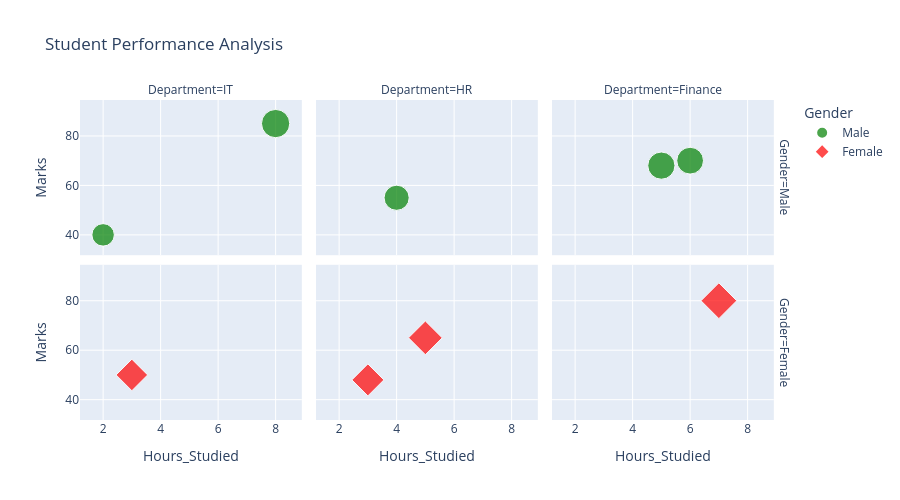

Here is the notebook cell this chart was saved with:
### Code cell
import pandas as pd
import plotly.express as px

data = {
    "Hours_Studied": [2,3,4,5,6,7,8,3,5],
    "Marks": [40,50,55,65,70,80,85,48,68],
    "Gender": ["Male","Female","Male","Female","Male","Female","Male",
               "Female","Male"],
    "Attendance": [60,70,75,80,85,90,95,72,88],
    "Department": ["IT","IT","HR","HR","Finance","Finance","IT","HR","Finance"]
}

df = pd.DataFrame(data)
fig = px.scatter(
    df,
    x="Hours_Studied",
    y="Marks",
    width=900,
    height=500,
    title="Student Performance Analysis",
    color="Gender",                 # grouping by color
    size="Attendance",              # bubble size
    color_discrete_map={
        "Male": "green",
        "Female": "red"
    },
    
    color_discrete_sequence=["blue","red"],
    symbol="Gender",                # different marker shapes
    facet_col="Department",         # separate charts by column
    facet_row="Gender"              # separate charts by row
)

fig.show()

### Figure 1 — Plotly figure (JSON) as saved in the notebook; plotly's stock layout.template omitted (floating-point values rounded to 4 significant figures)
{"data": [{"hovertemplate": "Gender=Male<br>Department=IT<br>Hours_Studied=%{x}<br>Marks=%{y}<br>Attendance=%{marker.size}<extra></extra>", "legendgroup": "Male", "marker": {"color": "green", "size": [60, 95], "sizemode": "area", "sizeref": 0.2375, "symbol": "circle"}, "mode": "markers", "name": "Male", "orientation": "v", "showlegend": true, "type": "scatter", "x": [2, 8], "xaxis": "x4", "y": [40, 85], "yaxis": "y4"}, {"hovertemplate": "Gender=Male<br>Department=HR<br>Hours_Studied=%{x}<br>Marks=%{y}<br>Attendance=%{marker.size}<extra></extra>", "legendgroup": "Male", "marker": {"color": "green", "size": [75], "sizemode": "area", "sizeref": 0.2375, "symbol": "circle"}, "mode": "markers", "name": "Male", "orientation": "v", "showlegend": false, "type": "scatter", "x": [4], "xaxis": "x5", "y": [55], "yaxis": "y5"}, {"hovertemplate": "Gender=Male<br>Department=Finance<br>Hours_Studied=%{x}<br>Marks=%{y}<br>Attendance=%{marker.size}<extra></extra>", "legendgroup": "Male", "marker": {"color": "green", "size": [85, 88], "sizemode": "area", "sizeref": 0.2375, "symbol": "circle"}, "mode": "markers", "name": "Male", "orientation": "v", "showlegend": false, "type": "scatter", "x": [6, 5], "xaxis": "x6", "y": [70, 68], "yaxis": "y6"}, {"hovertemplate": "Gender=Female<br>Department=IT<br>Hours_Studied=%{x}<br>Marks=%{y}<br>Attendance=%{marker.size}<extra></extra>", "legendgroup": "Female", "marker": {"color": "red", "size": [70], "sizemode": "area", "sizeref": 0.2375, "symbol": "diamond"}, "mode": "markers", "name": "Female", "orientation": "v", "showlegend": true, "type": "scatter", "x": [3], "xaxis": "x", "y": [50], "yaxis": "y"}, {"hovertemplate": "Gender=Female<br>Department=HR<br>Hours_Studied=%{x}<br>Marks=%{y}<br>Attendance=%{marker.size}<extra></extra>", "legendgroup": "Female", "marker": {"color": "red", "size": [80, 72], "sizemode": "area", "sizeref": 0.2375, "symbol": "diamond"}, "mode": "markers", "name": "Female", "orientation": "v", "showlegend": false, "type": "scatter", "x": [5, 3], "xaxis": "x2", "y": [65, 48], "yaxis": "y2"}, {"hovertemplate": "Gender=Female<br>Department=Finance<br>Hours_Studied=%{x}<br>Marks=%{y}<br>Attendance=%{marker.size}<extra></extra>", "legendgroup": "Female", "marker": {"color": "red", "size": [90], "sizemode": "area", "sizeref": 0.2375, "symbol": "diamond"}, "mode": "markers", "name": "Female", "orientation": "v", "showlegend": false, "type": "scatter", "x": [7], "xaxis": "x3", "y": [80], "yaxis": "y3"}], "layout": {"annotations": [{"font": {}, "showarrow": false, "text": "Department=IT", "x": 0.1567, "xanchor": "center", "xref": "paper", "y": 1, "yanchor": "bottom", "yref": "paper"}, {"font": {}, "showarrow": false, "text": "Department=HR", "x": 0.49, "xanchor": "center", "xref": "paper", "y": 1, "yanchor": "bottom", "yref": "paper"}, {"font": {}, "showarrow": false, "text": "Department=Finance", "x": 0.8233, "xanchor": "center", "xref": "paper", "y": 1, "yanchor": "bottom", "yref": "paper"}, {"font": {}, "showarrow": false, "text": "Gender=Female", "textangle": 90, "x": 0.98, "xanchor": "left", "xref": "paper", "y": 0.2425, "yanchor": "middle", "yref": "paper"}, {"font": {}, "showarrow": false, "text": "Gender=Male", "textangle": 90, "x": 0.98, "xanchor": "left", "xref": "paper", "y": 0.7575, "yanchor": "middle", "yref": "paper"}], "height": 500, "legend": {"itemsizing": "constant", "title": {"text": "Gender"}, "tracegroupgap": 0}, "title": {"text": "Student Performance Analysis"}, "width": 900, "xaxis": {"anchor": "y", "domain": [0, 0.3133], "title": {"text": "Hours_Studied"}}, "xaxis2": {"anchor": "y2", "domain": [0.3333, 0.6467], "matches": "x", "title": {"text": "Hours_Studied"}}, "xaxis3": {"anchor": "y3", "domain": [0.6667, 0.98], "matches": "x", "title": {"text": "Hours_Studied"}}, "xaxis4": {"anchor": "y4", "domain": [0, 0.3133], "matches": "x", "showticklabels": false}, "xaxis5": {"anchor": "y5", "domain": [0.3333, 0.6467], "matches": "x", "showticklabels": false}, "xaxis6": {"anchor": "y6", "domain": [0.6667, 0.98], "matches": "x", "showticklabels": false}, "yaxis": {"anchor": "x", "domain": [0, 0.485], "title": {"text": "Marks"}}, "yaxis2": {"anchor": "x2", "domain": [0, 0.485], "matches": "y", "showticklabels": false}, "yaxis3": {"anchor": "x3", "domain": [0, 0.485], "matches": "y", "showticklabels": false}, "yaxis4": {"anchor": "x4", "domain": [0.515, 1], "matches": "y", "title": {"text": "Marks"}}, "yaxis5": {"anchor": "x5", "domain": [0.515, 1], "matches": "y", "showticklabels": false}, "yaxis6": {"anchor": "x6", "domain": [0.515, 1], "matches": "y", "showticklabels": false}}}
